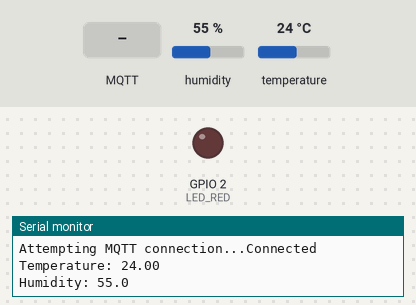
Bench run of a program on a simulated ESP32. On the bench: output pins drawn as LEDs (lit = HIGH), the last lines printed to the serial monitor. Inputs (shaded band) come from the test bench; at power-on: humidity 55 %, temperature 24 °C. WiFi joins after 1.5 s; servers stay silent unless stated; random numbers use the default seed unless the program sets one; no MQTT or app messages arrive unless stated.

Above: at 2.7 s.
2.8 s: MQTT message "1" arrives on the first subscribed topic
At 3.2 s:
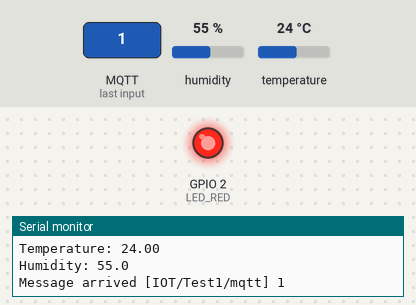
4.3 s: MQTT message "0" arrives on the first subscribed topic
At 5.5 s:
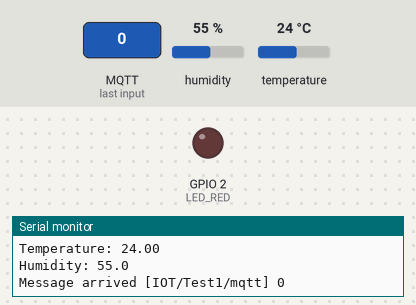
Timing chart, 0 to 7.3 s (numbered marks = the images above; inputs shaded):
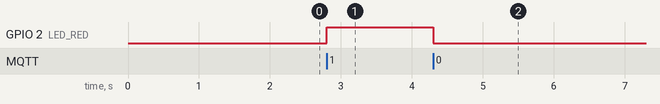

Measured:
- after the input at 2.8 s, GPIO 2 (LED_RED): LOW → HIGH at once
- after the input at 4.3 s, GPIO 2 (LED_RED): HIGH → LOW at once

The program:

main.cpp
```cpp
#include <WiFi.h>
#include <PubSubClient.h>
#include <DHTesp.h>

const int LED_RED = 2;
const int DHT_PIN = 15;
DHTesp dht;

// Update these with values suitable for your network.

const char* ssid = "Wokwi-GUEST";
const char* password = "";
const char* mqtt_server = "broker.emqx.io";//"test.mosquitto.org";//

WiFiClient espClient;
PubSubClient client(espClient);
unsigned long lastMsg = 0;
float temp = 0;
float hum = 0;

void setup_wifi() {
  delay(10);
  Serial.println();
  Serial.print("Connecting to ");
  Serial.println(ssid);

  WiFi.mode(WIFI_STA); // Mengatur ESP32 sebagai station (klien WiFi)
  WiFi.begin(ssid, password); // Memulai koneksi ke jaringan WiFi

  while (WiFi.status() != WL_CONNECTED) { // Tunggu sampai koneksi berhasil
    delay(500);
    Serial.print(".");
  }

  randomSeed(micros()); // Inisialisasi seed random untuk client ID MQTT

  Serial.println("");
  Serial.println("WiFi connected");
  Serial.println("IP address: ");
  Serial.println(WiFi.localIP()); // Tampilkan alamat IP yang didapatkan
}

void callback(char* topic, byte* payload, unsigned int length) {
  Serial.print("Message arrived [");
  Serial.print(topic);
  Serial.print("] ");
  for (int i = 0; i < length; i++) {
    Serial.print((char)payload[i]); // Tampilkan pesan yang diterima
  }
  Serial.println();

  // Jika karakter pertama payload adalah '1', nyalakan LED, jika tidak matikan
  if ((char)payload[0] == '1') {
    digitalWrite(LED_RED, HIGH);
  } else {
    digitalWrite(LED_RED, LOW);
  }
}

void reconnect() {
  while (!client.connected()) {
    Serial.print("Attempting MQTT connection...");
    String clientId = "ESP32Client-";
    clientId += String(random(0xffff), HEX); // Membuat client ID unik

    if (client.connect(clientId.c_str())) {
      Serial.println("Connected");
      client.publish("IOT/Test1/mqtt", "Test IOT"); // Kirim pesan awal ke broker
      client.subscribe("IOT/Test1/mqtt"); // Subscribe ke topik tertentu
    } else {
      Serial.print("failed, rc=");
      Serial.print(client.state());
      Serial.println(" try again in 5 seconds");
      delay(5000); // Tunggu 5 detik sebelum mencoba koneksi ulang
    }
  }
}

void setup() {
  pinMode(LED_RED, OUTPUT); // Set pin LED sebagai output
  Serial.begin(115200); // Mulai komunikasi serial dengan baud rate 115200
  setup_wifi(); // Panggil fungsi koneksi WiFi
  client.setServer(mqtt_server, 1883); // Set alamat dan port broker MQTT
  client.setCallback(callback); // Set fungsi callback untuk pesan masuk
  dht.setup(DHT_PIN, DHTesp::DHT22); // Inisialisasi sensor DHT22 pada pin yang ditentukan
}

void loop() {
  if (!client.connected()) {
    reconnect(); // Jika MQTT belum terhubung, lakukan reconnect
  }
  client.loop(); // Proses komunikasi MQTT

  unsigned long now = millis();
  if (now - lastMsg > 2000) { // Kirim data setiap 2 detik
    lastMsg = now;
    TempAndHumidity data = dht.getTempAndHumidity(); // Baca data sensor

    String temp = String(data.temperature, 2); // Konversi suhu ke string dengan 2 desimal
    client.publish("IOT/Test1/temp", temp.c_str()); // Publish suhu ke broker MQTT

    String hum = String(data.humidity, 1); // Konversi kelembaban ke string dengan 1 desimal
    client.publish("IOT/Test1/hum", hum.c_str()); // Publish kelembaban ke broker MQTT

    Serial.print("Temperature: ");
    Serial.println(temp);
    Serial.print("Humidity: ");
    Serial.println(hum);
  }
}
```
